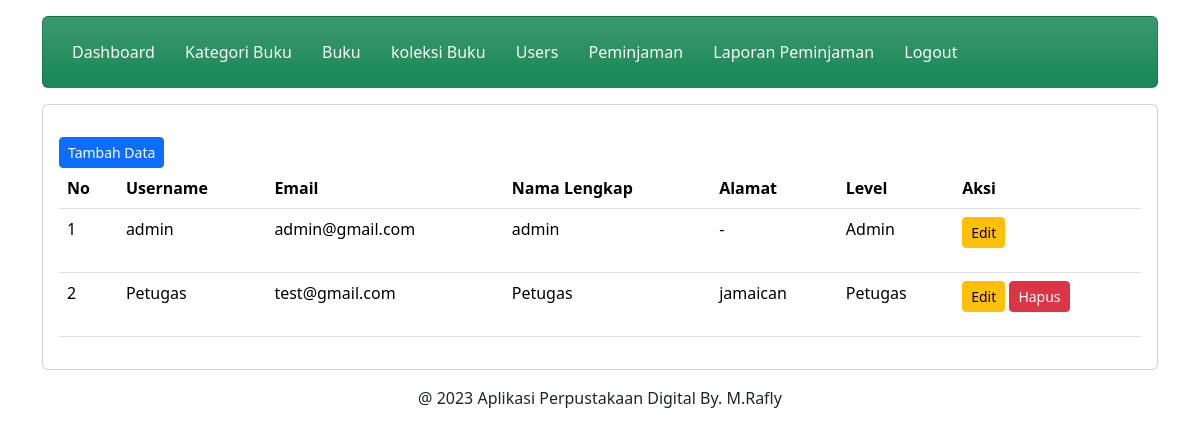
Screenshot of /admin/users.php (signed in) with the database file from the repository.
### tables this page shows
CREATE TABLE `user` (
  `UserID` int(11) NOT NULL,
  `Username` varchar(255) NOT NULL,
  `Password` varchar(255) NOT NULL,
  `Email` varchar(255) NOT NULL,
  `NamaLengkap` varchar(255) NOT NULL,
  `Alamat` text NOT NULL,
  `Level` int(11) NOT NULL
);

### admin/users.php (the view, shortened to what this page needs)
<?php
include 'header.php';
include 'navbar.php';
?>
         <div class="content mt-3">
                <div class="card">
                    <div class="card-body">
                            <a href="tambah_users.php" class="btn btn-primary btn-sm mt-3">Tambah Data</a>
                        <table class="table">
                            <thead>
                                <tr>
                                    <th>No</th>
                                    <th>Username</th>
                                    <th>Email</th>
                                    <th>Nama Lengkap</th>
                                    <th>Alamat</th>
                                    <th>Level</th>
                                    <th>Aksi</th>
                                </tr>
                            </thead>
                            <tbody>
                            <?php
		include '../koneksi.php';
		$no = 1;
		$data = mysqli_query($koneksi,"select * from user");
		while($d = mysqli_fetch_array($data)){
            if ($d['Level'] == '3') {
                } else { ?>
            <tr>
                                    <td><?php echo $no++; ?></td>
                                    <td><?php echo $d['Username']; ?></td>
                                    <td><?php echo $d['Email']; ?></td>
                                    <td><?php echo $d['NamaLengkap']; ?></td>
                                    <td><?php echo $d['Alamat']; ?></td>
                                    <td>
                                        <?php if ($d['Level'] == '1') { ?>
                                            Admin
                                        <?php } else { ?>
                                            Petugas
                                        <?php } ?>
                                    </td>
                                    <td>
                                        <?php if ($_SESSION['Level']==$d['Level']) { ?>
                                            <a href="edit_users.php?id=<?php echo $d['UserID']; ?>" class="btn btn-warning btn-sm mb-3">Edit</a>
                                        <?php } else { ?>
                                            <a href="edit_users.php?id=<?php echo $d['UserID']; ?>" class="btn btn-warning btn-sm mb-3">Edit</a>
                                           <a href="proses_hapus_users.php?id=<?php echo $d['UserID']; ?>" class="btn btn-danger btn-sm mb-3">Hapus</a>
                                       <?php } ?>
                                    </td>
                                </tr>
                                <?php } } ?>
                            </tbody>
                        </table>
                    </div>
                </div>
            </div>
            <?php
            include 'footer.php';
            ?>

### rows the page displays
user: Username "admin", Email "admin@gmail.com", NamaLengkap "admin", Alamat "-", Level "Admin"
user: Username "Petugas", Email "test@gmail.com", NamaLengkap "Petugas", Alamat "jamaican", Level "Petugas"
